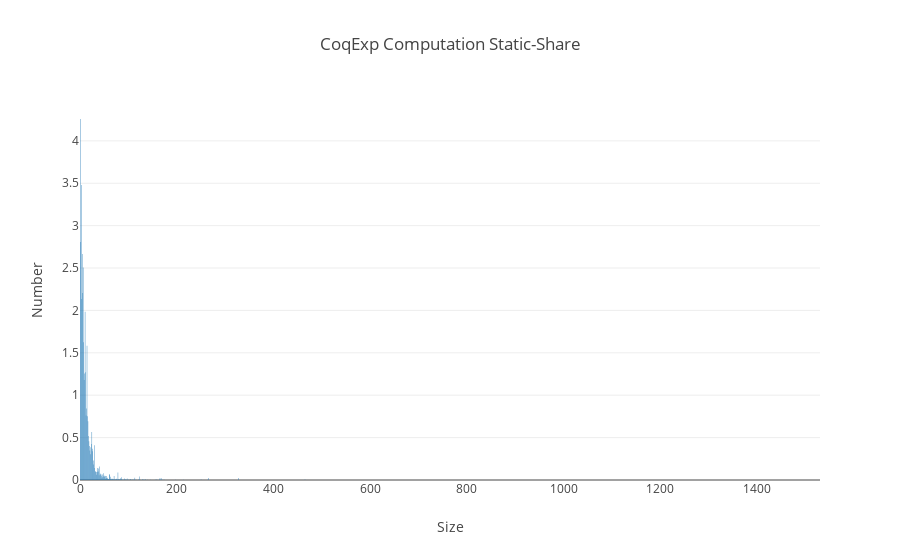

The code cell stored with this chart in its notebook:
### Code cell
import plotly
import plotly.plotly as py
import plotly.graph_objs as go

hist_sf, hist_sh, hist_nm = tactr_stats.coqexp_comp()
data = [go.Bar(x=[k for k, v in hist_sh.items()], y=[v for k, v in hist_sh.items()])]

layout = go.Layout(
    title='CoqExp Computation Static-Share',
    xaxis=dict(
        title='Size'
    ),
    yaxis=dict(
        title='Number',
    ),
)
fig = go.Figure(data=data, layout=layout)
plotly.offline.init_notebook_mode(connected=True)
plotly.offline.iplot(fig, filename='coqexp-sf-hist')

### Figure 1 — Plotly figure (JSON) as saved in the notebook; plotly's stock layout.template omitted (floating-point values rounded to 4 significant figures; data arrays with more than 128 entries replaced by an {"elided": "..."} marker saying what was removed)
{"data": [{"type": "bar", "x": {"elided": "225 int values"}, "y": {"elided": "225 float values"}}], "layout": {"title": "CoqExp Computation Static-Share", "xaxis": {"title": "Size"}, "yaxis": {"title": "Number"}}}
